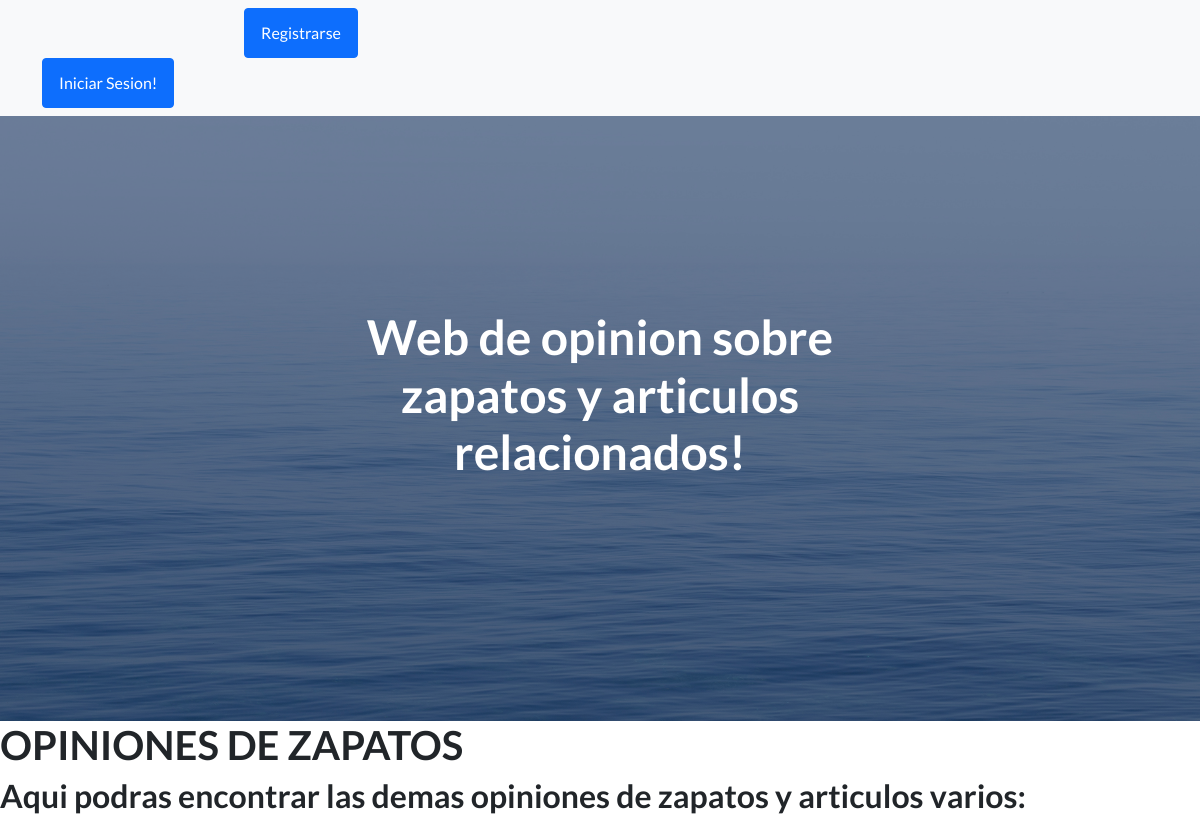
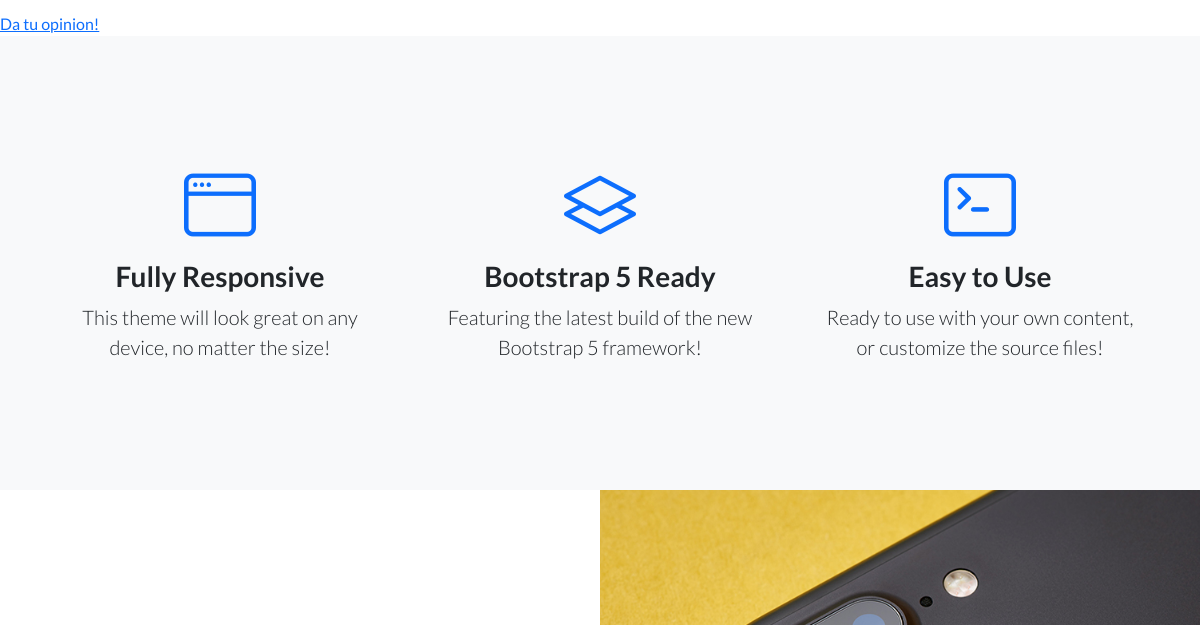
Before: /app-zap/listaOpiniones/ (upper part) with the older database file (2 pictures, top to bottom).
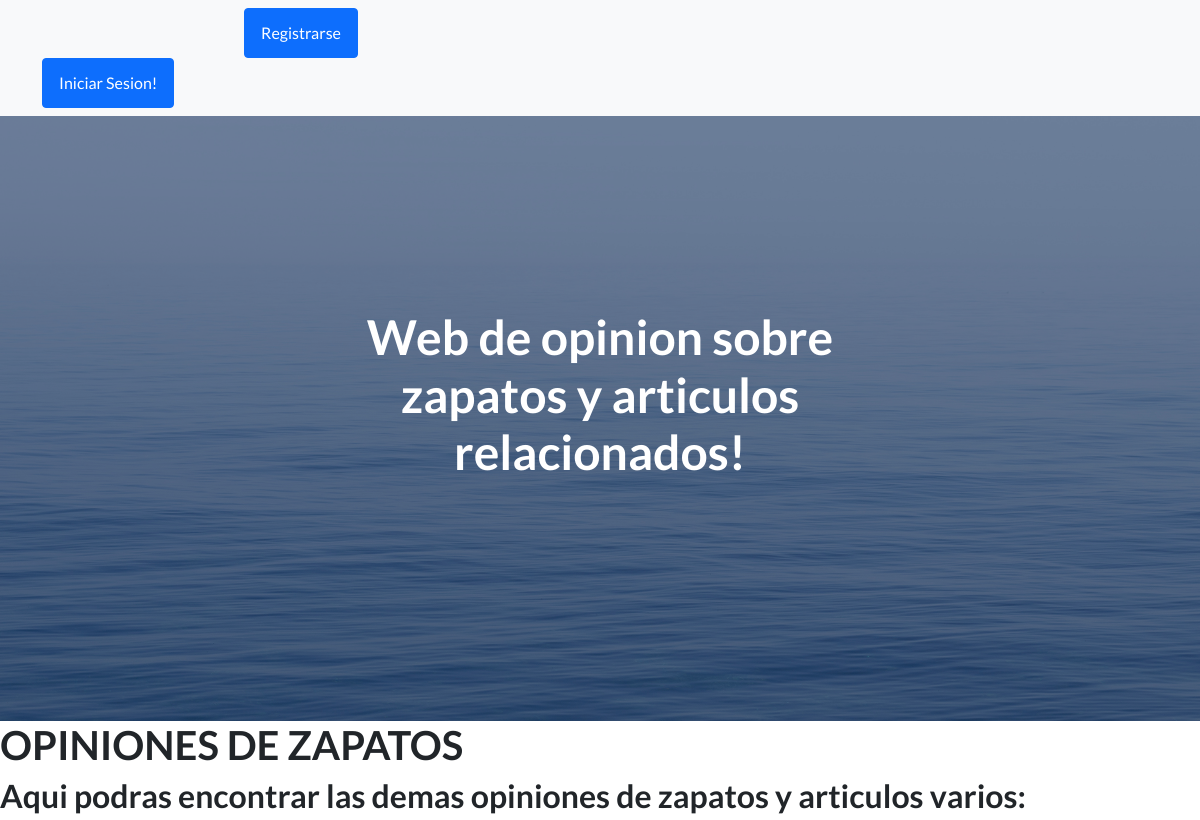
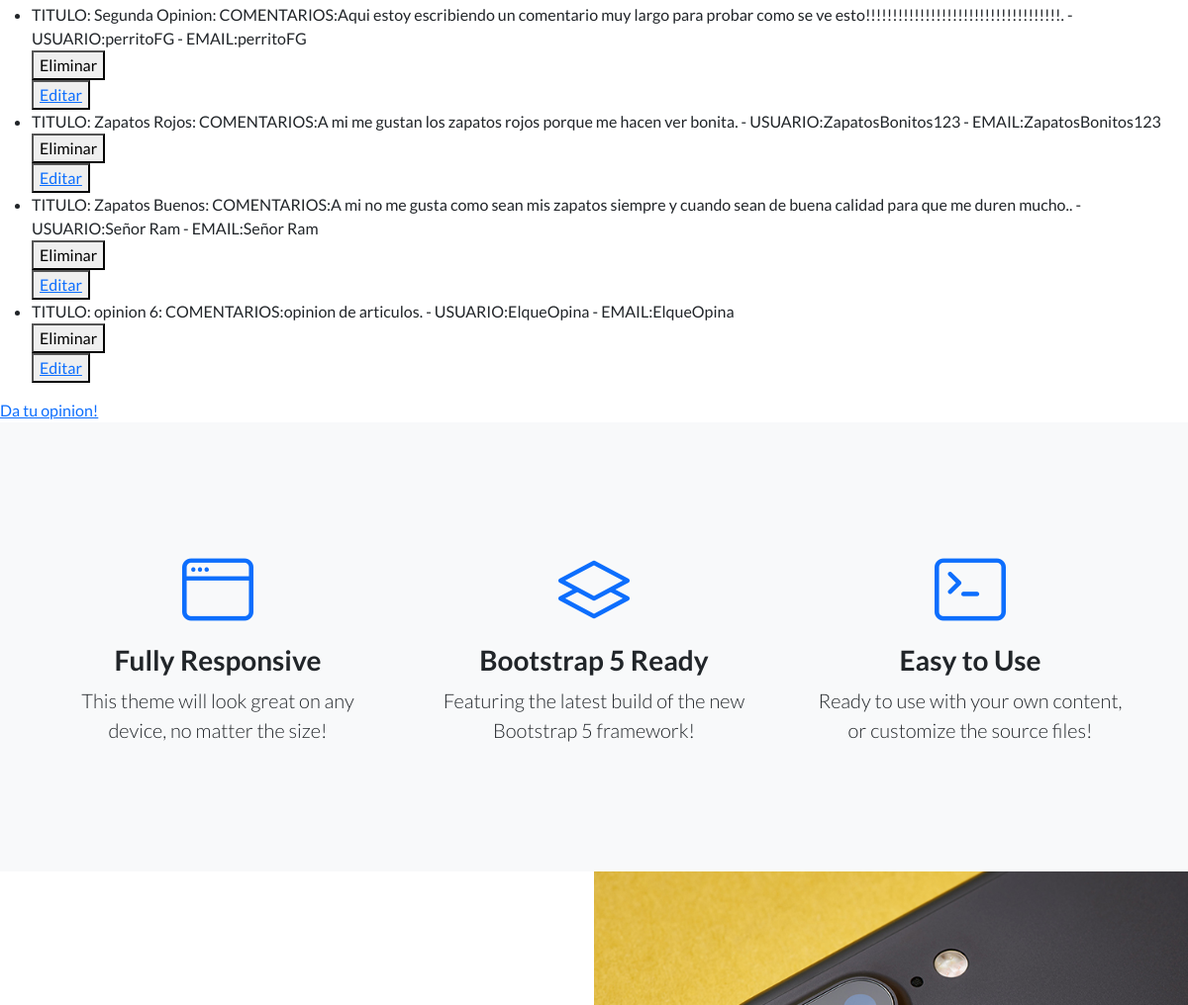
After: the same page with the newer database file (2 pictures, top to bottom).
### App_zap/models.py (models this page shows)
class Opiniones(models.Model):
    titulo = models.CharField(max_length=50)
    comentario = models.CharField(max_length=500)
    usuario = models.CharField(max_length=50)
    email = models.EmailField()
    def __str__(self):
        return f'TITULO: {self.titulo}:  COMENTARIOS:{self.comentario}. - USUARIO:{self.usuario} - EMAIL:{self.usuario}'

### App_zap/views.py (the view)
# urls.py: path('listaOpiniones/',listaOpiniones, name="listaOpiniones"),
def listaOpiniones(request):
    opiniones = Opiniones.objects.all()
    contexto = {"opiniones": opiniones}
    return render(request, "leerOpiniones.html", contexto)

### App_zap/templates/leerOpiniones.html
{% extends 'padre.html' %}
{% load static %}
{% block bloqueQueCambia %}
<h1>OPINIONES DE ZAPATOS</h1>
<h2>Aqui podras encontrar las demas opiniones de zapatos y articulos varios:</h2>
<ul>
    {% for opinion in opiniones %}
        <li>{{opinion}}</li>
        <div>
            <form action="{% url 'eliminaOpiniones' opinion.id %}" method="POST">{% csrf_token %}
                <button type="submit">Eliminar</button>
            </form>
            <button>
                <a href="{% url 'editaOpiniones' opinion.id %}">Editar</a>
            </button>
        </div>
    {% endfor %}
</ul>
<a href="{% url 'creaOpiniones' %}"> Da tu opinion! </a>
{% endblock bloqueQueCambia %}

### App_zap/templates/padre.html (shortened to what this page needs)
<!DOCTYPE html>
<html lang="en">
    <head>
        {% load static %}
        <link href="https://cdn.jsdelivr.net/npm/bootstrap-icons@1.5.0/font/bootstrap-icons.css" rel="stylesheet" type="text/css" />
        <link href="{% static 'css/styles.css' %}" rel="stylesheet" />
    </head>
    <body>
        <nav class="navbar navbar-light bg-light static-top">
            <div class="container">
                {% if user.is_authenticated %}
                    <a class="btn btn-primary" href="{% url 'listaOpiniones' %}">Forum</a>
                    <a class="navbar-brand" href="{% url 'Inicio' %}">Inicio</a>
                    <a class="navbar-brand" href="{% url 'About' %}">About</a>
                    <a class="navbar-brand" href="{% url 'listaZapatos' %}">Zapatos</a>
                    <a class="navbar-brand" href="{% url 'listaAccesorios' %}">Accesorios</a>
                    <a class="navbar-brand" href="{% url 'listaProveedores' %}">Proveedores</a>
                    <a class="navbar-brand" href="{% url 'listaSucursales' %}">Sucursales</a>
                    <a class="btn btn-primary" href="{% url 'Logout' %}">Cerrar Sesion</a>
                {% else %}
                    <div style="margin-right: 800px;">
                        <a class="btn btn-primary" href="{% url 'Registrar' %}">Registrarse</a>
                    </div>
                    <a class="btn btn-primary" href="{% url 'Login' %}">Iniciar Sesion!</a>
                {% endif %}
            </div>
        </nav>
        <header class="masthead">
            <div class="container position-relative">
                <div class="row justify-content-center">
                    <div class="col-xl-6">
                        <div class="text-center text-white">
                            <h1 class="mb-5">Web de opinion sobre zapatos y articulos relacionados!</h1>
                        </div>
                    </div>
                </div>
            </div>
        </header>
        {% block bloqueQueCambia %}
        {% endblock bloqueQueCambia %}
        <section class="features-icons bg-light text-center">
            <div class="container">
                <div class="row">
                    <div class="col-lg-4">
                        <div class="features-icons-item mx-auto mb-5 mb-lg-0 mb-lg-3">
                            <div class="features-icons-icon d-flex"><i class="bi-window m-auto text-primary"></i></div>
                            <h3>Fully Responsive</h3>
                            <p class="lead mb-0">This theme will look great on any device, no matter the size!</p>
                        </div>
                    </div>
                    <div class="col-lg-4">
                        <div class="features-icons-item mx-auto mb-5 mb-lg-0 mb-lg-3">
                            <div class="features-icons-icon d-flex"><i class="bi-layers m-auto text-primary"></i></div>
                            <h3>Bootstrap 5 Ready</h3>
                            <p class="lead mb-0">Featuring the latest build of the new Bootstrap 5 framework!</p>
                        </div>
                    </div>
                    <div class="col-lg-4">
                        <div class="features-icons-item mx-auto mb-0 mb-lg-3">
                            <div class="features-icons-icon d-flex"><i class="bi-terminal m-auto text-primary"></i></div>
                            <h3>Easy to Use</h3>
                            <p class="lead mb-0">Ready to use with your own content, or customize the source files!</p>
                        </div>
                    </div>
                </div>
            </div>
        </section>
        <section class="showcase">
            <div class="container-fluid p-0">
                <div class="row g-0">
                    <div class="col-lg-6 order-lg-2 text-white showcase-img" style="background-image: url('assets/img/bg-showcase-1.jpg')"></div>
                    <div class="col-lg-6 order-lg-1 my-auto showcase-text">
                    </div>
                </div>
            </div>
        </section>
    </body>
</html>

Changed rows visible on the page:
added Opiniones: titulo+comentario+usuario "TITULO: Segunda Opinion: COMENTARIOS:Aqui estoy escribiendo un comentario muy largo para probar como se ve esto!!!!!!!!!!!!!!!!!!!!!!!!!!!!!!!!!!!!. - USUARIO:perritoFG - EMAIL:perritoFG"
added Opiniones: titulo+comentario+usuario "TITULO: Zapatos Rojos: COMENTARIOS:A mi me gustan los zapatos rojos porque me hacen ver bonita. - USUARIO:ZapatosBonitos123 - EMAIL:ZapatosBonitos123"
added Opiniones: titulo+comentario+usuario "TITULO: Zapatos Buenos: COMENTARIOS:A mi no me gusta como sean mis zapatos siempre y cuando sean de buena calidad para que me duren mucho.. - USUARIO:Señor Ram - EMAIL:Señor Ram"
added Opiniones: titulo+comentario+usuario "TITULO: opinion 6: COMENTARIOS:opinion de articulos. - USUARIO:ElqueOpina - EMAIL:ElqueOpina"
